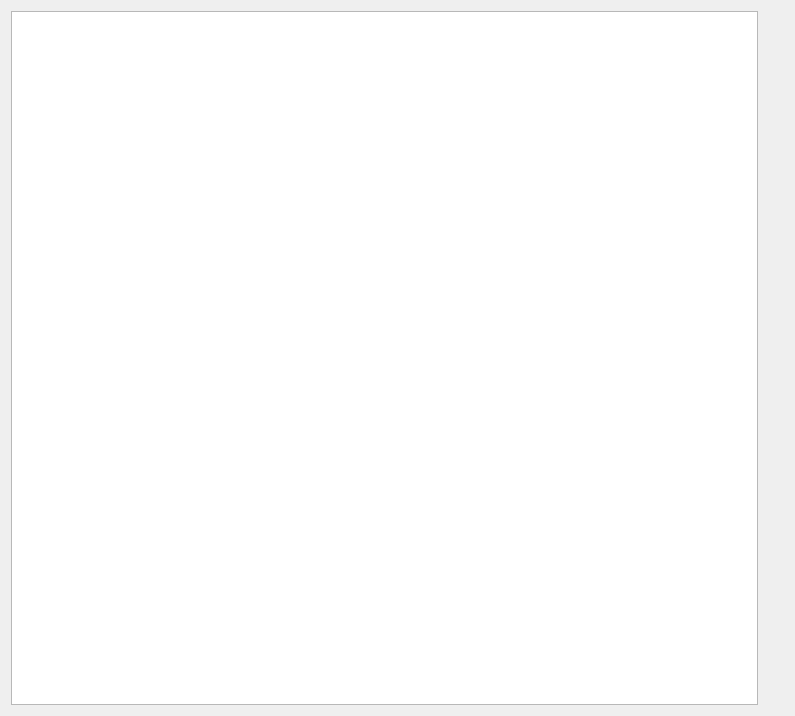
<?xml version="1.0" encoding="UTF-8"?>
<ui version="4.0">
 <class>SegmentControlPage</class>
 <widget class="QWidget" name="SegmentControlPage">
  <property name="geometry">
   <rect>
    <x>0</x>
    <y>0</y>
    <width>795</width>
    <height>716</height>
   </rect>
  </property>
  <property name="sizePolicy">
   <sizepolicy hsizetype="Expanding" vsizetype="Expanding">
    <horstretch>0</horstretch>
    <verstretch>0</verstretch>
   </sizepolicy>
  </property>
  <layout class="QHBoxLayout" name="horizontalLayout">
   <item>
    <widget class="QTextEdit" name="exampleText">
     <property name="undoRedoEnabled">
      <bool>false</bool>
     </property>
     <property name="readOnly">
      <bool>true</bool>
     </property>
    </widget>
   </item>
   <item>
    <layout class="QVBoxLayout" name="verticalLayout">
     <item>
      <widget class="AzQtComponents::SegmentBar" name="segmentBar"/>
     </item>
     <item>
      <spacer name="verticalSpacer_2">
       <property name="orientation">
        <enum>Qt::Vertical</enum>
       </property>
       <property name="sizeHint" stdset="0">
        <size>
         <width>20</width>
         <height>20</height>
        </size>
       </property>
      </spacer>
     </item>
     <item>
      <widget class="AzQtComponents::SegmentBar" name="segmentBarVertical"/>
     </item>
     <item>
      <spacer name="verticalSpacer_22">
       <property name="orientation">
        <enum>Qt::Vertical</enum>
       </property>
       <property name="sizeHint" stdset="0">
        <size>
         <width>20</width>
         <height>20</height>
        </size>
       </property>
      </spacer>
     </item>
     <item>
      <widget class="AzQtComponents::SegmentControl" name="segmentControl"/>
     </item>
     <item>
      <spacer name="verticalSpacer">
       <property name="orientation">
        <enum>Qt::Vertical</enum>
       </property>
       <property name="sizeHint" stdset="0">
        <size>
         <width>20</width>
         <height>20</height>
        </size>
       </property>
      </spacer>
     </item>
     <item>
      <widget class="AzQtComponents::SegmentControl" name="segmentControlVertical"/>
     </item>
     <item>
      <spacer name="verticalSpacer">
       <property name="orientation">
        <enum>Qt::Vertical</enum>
       </property>
       <property name="sizeHint" stdset="0">
        <size>
         <width>20</width>
         <height>20</height>
        </size>
       </property>
      </spacer>
     </item>
    </layout>
   </item>
  </layout>
 </widget>
 <customwidgets>
  <customwidget>
   <class>AzQtComponents::SegmentBar</class>
   <extends>QFrame</extends>
   <header location="global">AzQtComponents/Components/Widgets/SegmentBar.h</header>
   <container>0</container>
  </customwidget>
  <customwidget>
   <class>AzQtComponents::SegmentControl</class>
   <extends>QFrame</extends>
   <header location="global">AzQtComponents/Components/Widgets/SegmentControl.h</header>
   <container>0</container>
  </customwidget>
 </customwidgets>
 <resources/>
 <connections/>
</ui>
